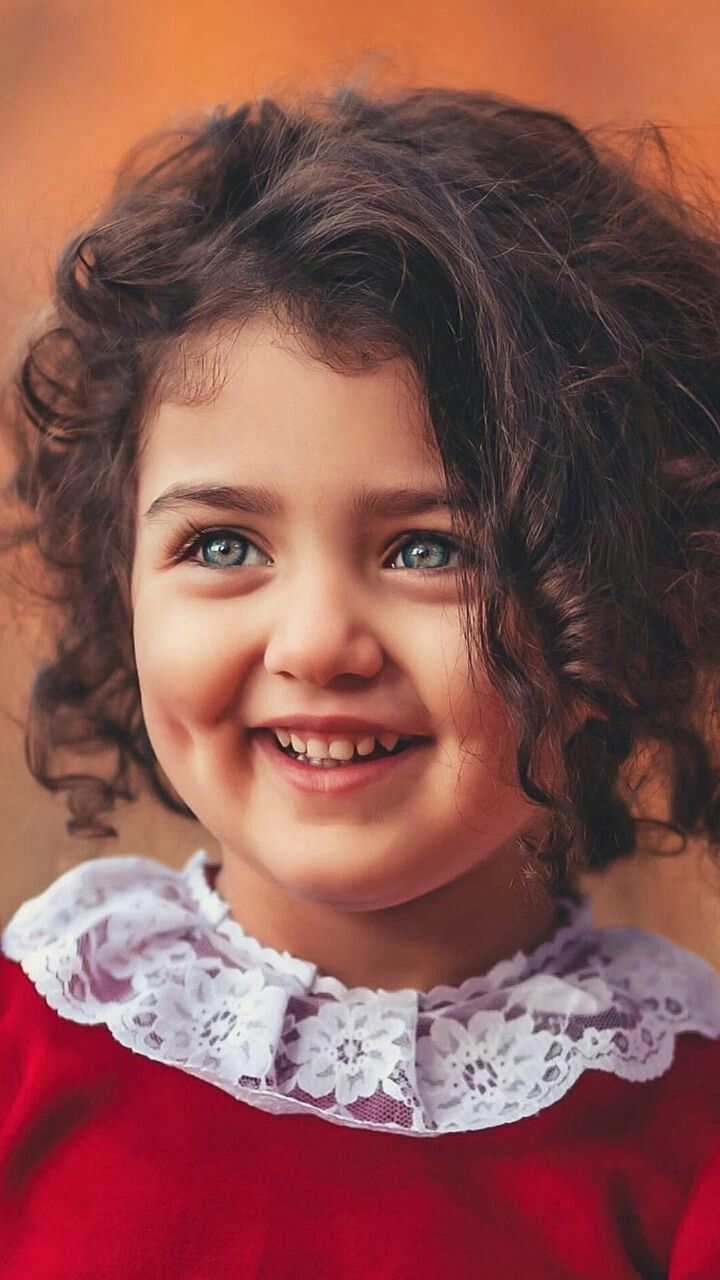
#> input picture Image_processing_Practical_labs/Exp4/pk.jpg, 720 x 1280 px
$ jupyter execute All_Filter_combined.ipynb
#> lines starting #> are read from the running program, lines starting #| are printed output that depends on the picture
[cell 1]
import cv2
import numpy as np
from scipy.ndimage import uniform_filter
import matplotlib.pyplot as plt

# ---------------------------
# Parameters
# ---------------------------
img_path = "pk.jpg"  # change if needed
kr, kc = 3, 3        # kernel size
eps = 1e-8

# ---------------------------
# Helper filter functions (operate on 2D channel arrays)
# ---------------------------
def average_mean_filter(channel, kr, kc):
    # uniform_filter returns the local mean
    return uniform_filter(channel, size=(kr, kc), mode='nearest')

def geometric_mean_filter(channel, kr, kc):
    # geometric mean = exp( mean( log(x) ) )
    log_ch = np.log(channel + eps)
    mean_log = uniform_filter(log_ch, size=(kr, kc), mode='nearest')
    return np.exp(mean_log)

def harmonic_mean_filter(channel, kr, kc):
    # harmonic mean = 1 / mean(1/x)
    mean_inv = uniform_filter(1.0 / (channel + eps), size=(kr, kc), mode='nearest')
    return 1.0 / (mean_inv + eps)

def contraharmonic_mean_filter(channel, kr, kc, Q):
    # contraharmonic = sum(x^(Q+1)) / sum(x^Q)
    # uniform_filter returns mean; ratio of means == ratio of sums
    num = uniform_filter(channel ** (Q + 1), size=(kr, kc), mode='nearest')
    den = uniform_filter(channel ** Q, size=(kr, kc), mode='nearest')
    return num / (den + eps)

# ---------------------------
# Read image and prepare
# ---------------------------
img_bgr = cv2.imread(img_path)
#> img_bgr is the input picture: shape (1280, 720, 3); mean B, G, R 80.2, 85.2, 137.7
if img_bgr is None:
    raise FileNotFoundError(f"Image not found at '{img_path}'")

img = cv2.cvtColor(img_bgr, cv2.COLOR_BGR2RGB).astype(np.float64) / 255.0  # normalize to [0,1]
h, w, ch = img.shape
#> h = 1280; w = 720; ch = 3

# Prepare result containers
avg_res = np.zeros_like(img)
geo_res = np.zeros_like(img)
harm_res = np.zeros_like(img)
contra_neg_res = np.zeros_like(img)
contra_pos_res = np.zeros_like(img)

# ---------------------------
# Apply filters channel-wise
# ---------------------------
for c in range(ch):
    channel = img[:, :, c]
    avg_res[:, :, c] = average_mean_filter(channel, kr, kc)
    geo_res[:, :, c] = geometric_mean_filter(channel, kr, kc)
    harm_res[:, :, c] = harmonic_mean_filter(channel, kr, kc)
    contra_neg_res[:, :, c] = contraharmonic_mean_filter(channel, kr, kc, Q=-0.5)
    contra_pos_res[:, :, c] = contraharmonic_mean_filter(channel, kr, kc, Q=1)
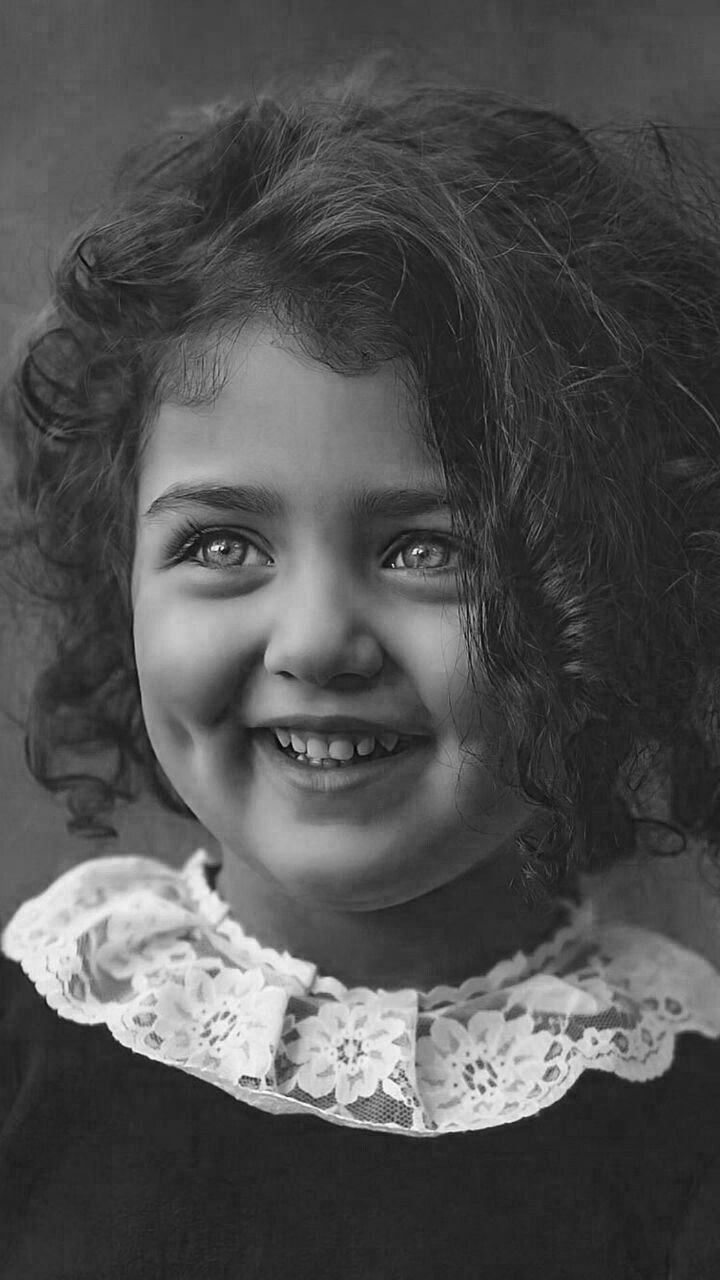
#> channel: shape (1280, 720) float64; min 0, max 1, mean 0.315
#> contra_neg_res: shape (1280, 720, 3) float64; 31.01% of the values are NaN or infinite; the others: min 0, max 0.982, mean 0.398

# Clip to [0,1] for display
images = [
    np.clip(img, 0, 1),
    np.clip(avg_res, 0, 1),
    np.clip(geo_res, 0, 1),
    np.clip(harm_res, 0, 1),
    np.clip(contra_neg_res, 0, 1),
    np.clip(contra_pos_res, 0, 1),
]
titles = [
    "Original",
    f"Average Mean ({kr}x{kc})",
    f"Geometric Mean ({kr}x{kc})",
    f"Harmonic Mean ({kr}x{kc})",
    f"Contraharmonic Q=-0.5 ({kr}x{kc})",
    f"Contraharmonic Q=1 ({kr}x{kc})",
]

# ---------------------------
# Display
# ---------------------------
plt.figure(figsize=(15, 8))
for i, (im, t) in enumerate(zip(images, titles), start=1):
    plt.subplot(2, 3, i)
    plt.imshow(im)
    plt.title(t)
    plt.axis('off')
#> this loop made 6 passes
#> t on passes 1 to 6: 'Original', 'Average Mean (3x3)', 'Geometric Mean (3x3)', 'Harmonic Mean (3x3)', 'Contraharmonic Q=-0.5 (3x3)', 'Contraharmonic Q=1 (3x3)'
plt.tight_layout()
plt.show()

[cell 2]
import numpy as np
import pandas as pd
import cv2

original = cv2.imread('pk.jpg', cv2.IMREAD_UNCHANGED)
cv2.imshow('original', original)

#--------------------<Domain Filter>--------------------#
domainFilter = cv2.edgePreservingFilter(original, flags=1, sigma_s=60, sigma_r=0.6)
cv2.imshow('Domain Filter',domainFilter)

#--------------------<Gaussian Blur Method>--------------------#
gaussBlur = cv2.GaussianBlur(original,(5,5),cv2.BORDER_DEFAULT)
cv2.imshow("Gaussian Smoothing",gaussBlur)

#--------------------<Gaussian Blur Method>--------------------#
kernel = np.ones((10,10),np.float32)/25
meanFilter = cv2.filter2D(original, -1, kernel)
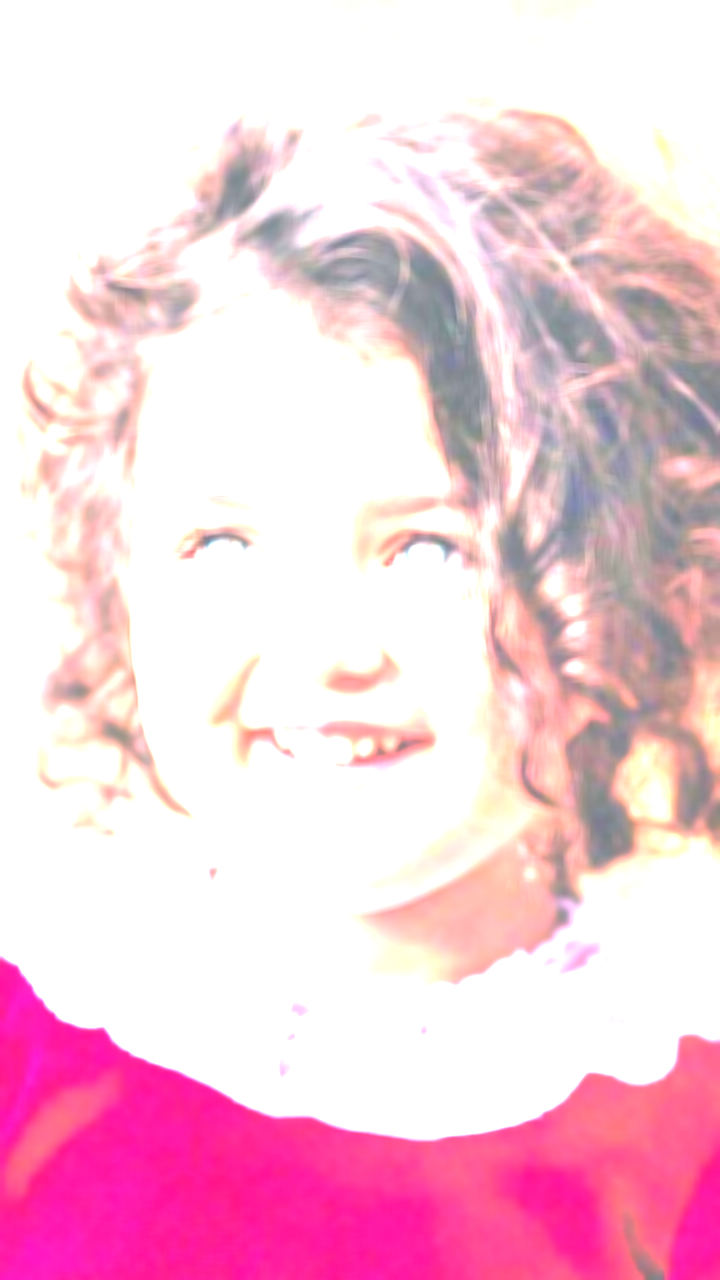
#> meanFilter: shape (1280, 720, 3); mean B, G, R 218.3, 203.8, 244.6
cv2.imshow("Mean Filtered Image", meanFilter)

#--------------------<Gaussian Blur Method>--------------------#
medianFilter = cv2.medianBlur(original,5)
cv2.imshow("Median Filter", medianFilter)

#--------------------<Bilateral Filtering Techniques>--------------------#
bilFil = cv2.bilateralFilter(original, 60, 60, 60)
cv2.imshow("Bilateral Filter", bilFil)

#--------------------<Frequency Band Filtering Techniques>--------------------#
## For High Band Pass Filter
highPass = original - gaussBlur

## For Low Band Pass Filter
lowPass = cv2.filter2D(original, -1, kernel)
lowPass = original - lowPass

cv2.imshow("High Pass\t\t\t\t     Low Pass", np.hstack((highPass, lowPass)))
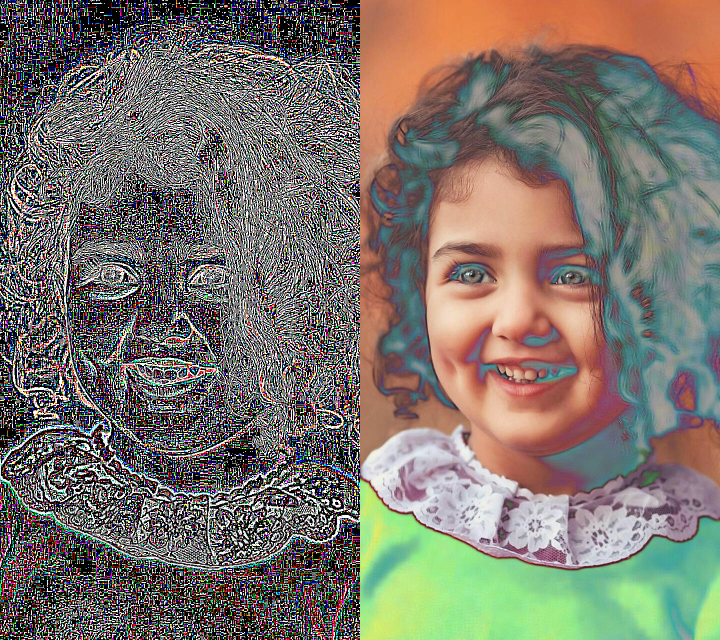
#> window 'High Pass\t\t\t\t     Low Pass': shape (1280, 1440, 3) (shown at 1/2 size); mean B, G, R 107.1, 115.8, 123

cv2.waitKey(0)
cv2.destroyAllWindows()

[cell 3]
import numpy as np
import cv2

# Read image
original = cv2.imread('pk.jpg', cv2.IMREAD_COLOR)
if original is None:
    raise FileNotFoundError("Image 'pk.jpg' not found. Please check the file path.")

cv2.imshow('Original', original)

# --------------------<Domain Filter>-------------------- #
domainFilter = cv2.edgePreservingFilter(original, flags=1, sigma_s=60, sigma_r=0.6)
cv2.imshow('Domain Filter', domainFilter)

# --------------------<Gaussian Blur Method>-------------------- #
gaussBlur = cv2.GaussianBlur(original, (5, 5), 0)
cv2.imshow("Gaussian Smoothing", gaussBlur)

# --------------------<Mean Filter>-------------------- #
kernel = np.ones((10, 10), np.float32) / 100   # ✅ Fixed divisor to match kernel size
meanFilter = cv2.filter2D(original, -1, kernel)
cv2.imshow("Mean Filtered Image", meanFilter)

# --------------------<Median Filter>-------------------- #
medianFilter = cv2.medianBlur(original, 5)
cv2.imshow("Median Filter", medianFilter)

# --------------------<Bilateral Filtering Technique>-------------------- #
bilFil = cv2.bilateralFilter(original, 15, 75, 75)
cv2.imshow("Bilateral Filter", bilFil)

# --------------------<Frequency Band Filtering Techniques>-------------------- #
# High-pass emphasizes edges, Low-pass emphasizes smooth areas
highPass = cv2.subtract(original, gaussBlur)
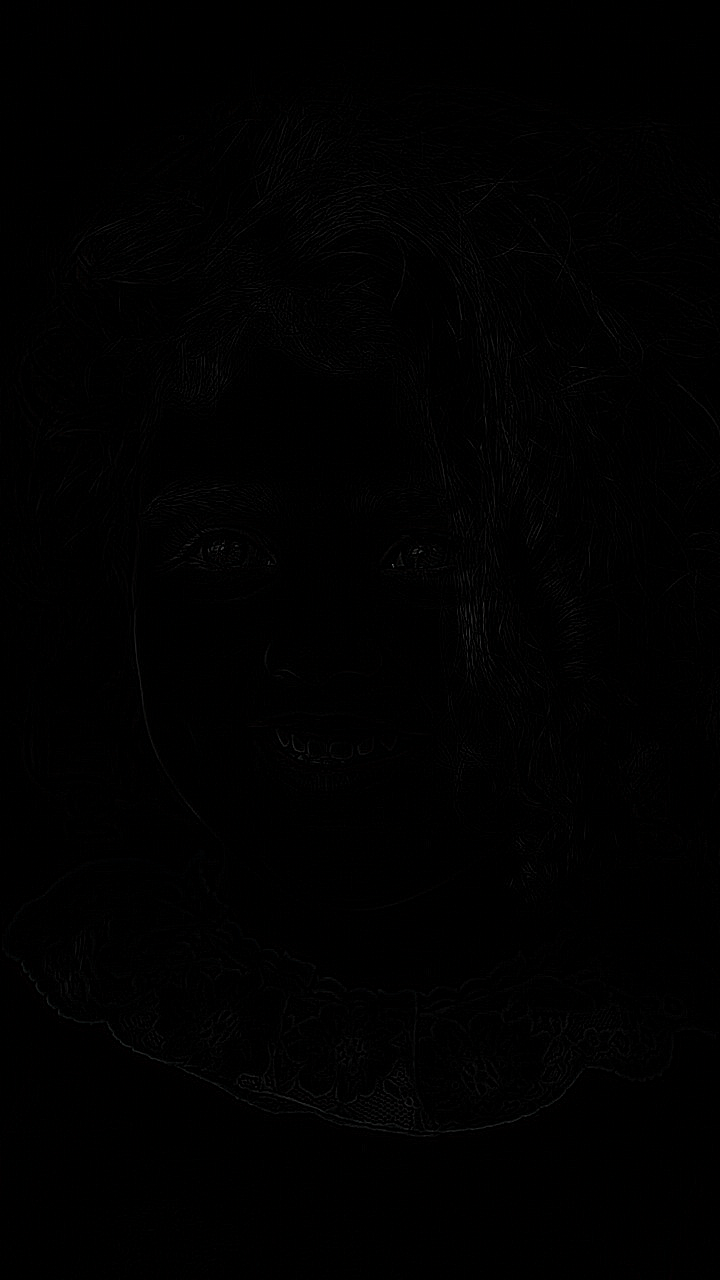
#> highPass: shape (1280, 720, 3); mean B, G, R 1, 0.9, 1
lowPass = cv2.subtract(original, meanFilter)

# Stack images side by side for comparison
combined = np.hstack((highPass, lowPass))
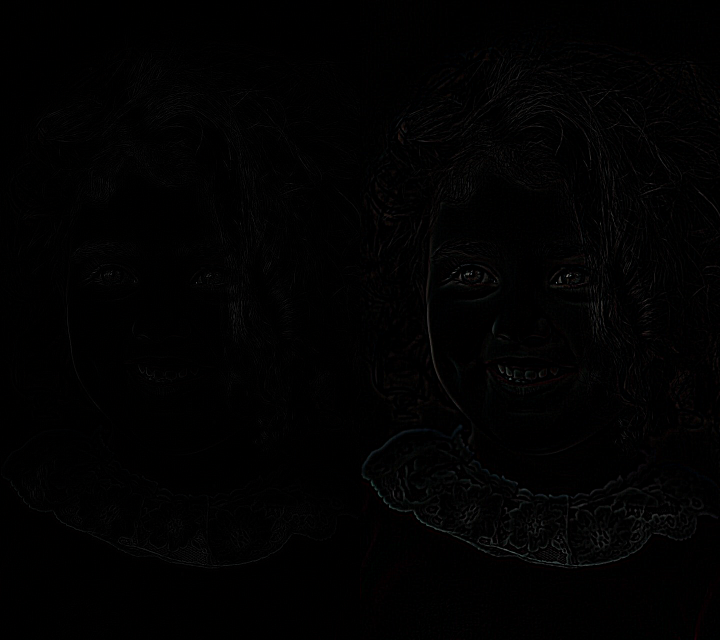
#> combined: shape (1280, 1440, 3) (shown at 1/2 size); mean B, G, R 1.6, 1.6, 1.7
cv2.imshow("High Pass (Left) vs Low Pass (Right)", combined)

cv2.waitKey(0)
cv2.destroyAllWindows()
